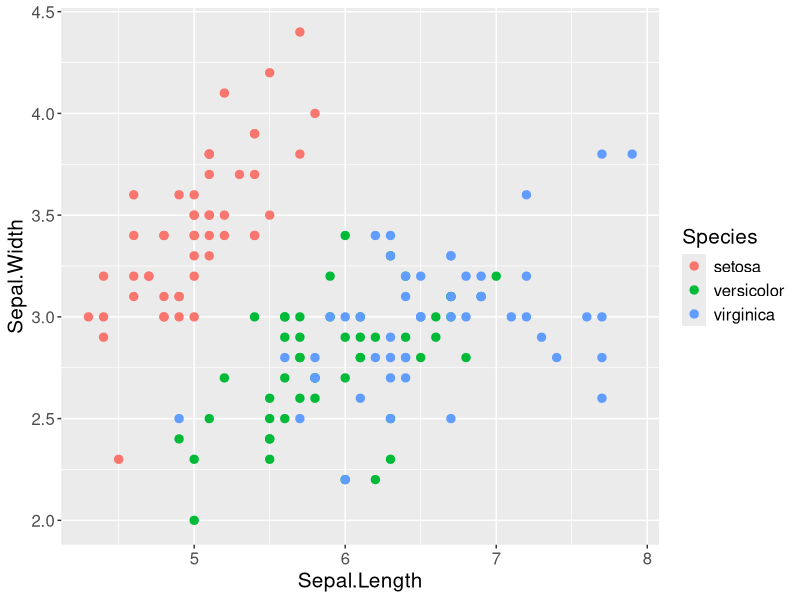
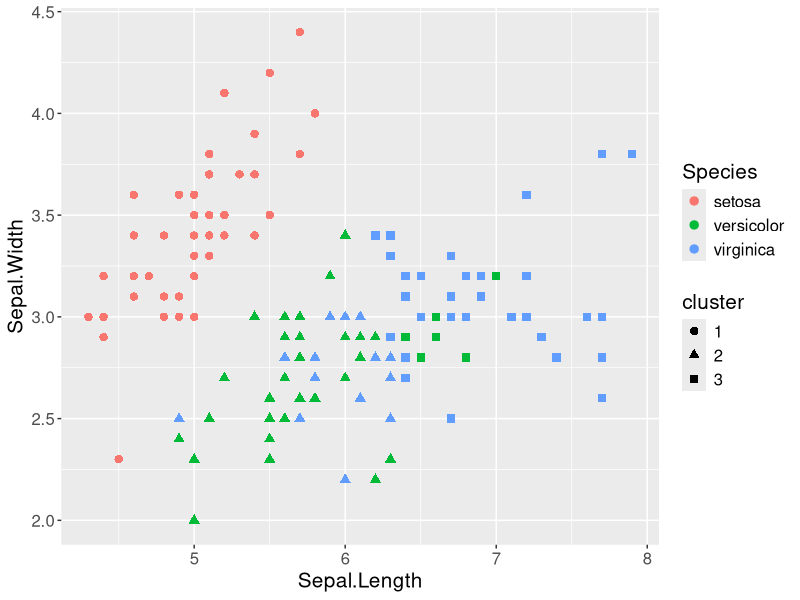
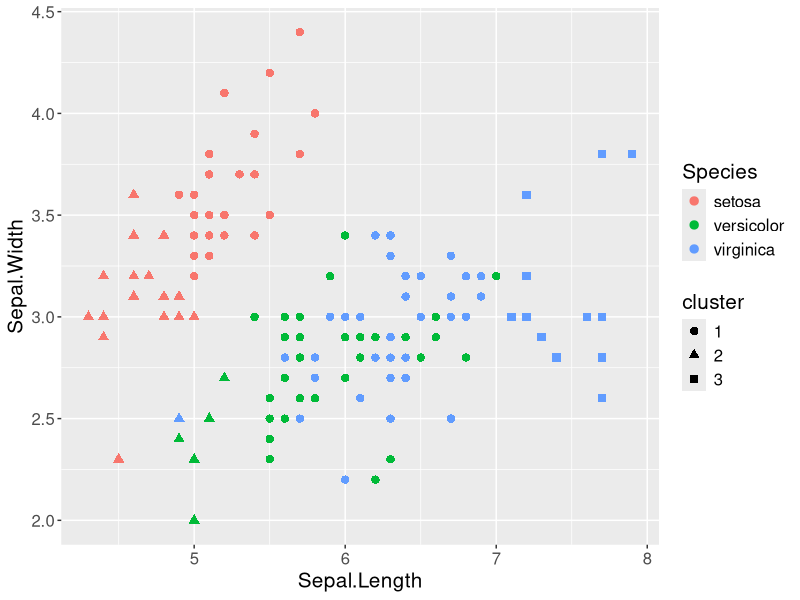

The R source for these figures, in order:
## ---- chunk 1
library(ggplot2)
library(fpc)
data(iris)
ggplot(data = iris, aes(x = Sepal.Length, y = Sepal.Width)) + 
        geom_point(aes(colour = Species),size=2.5)+
        theme(text = element_text(size = 15))
## ---- chunk 2
k <- 3
km <- kmeans(iris[,1:2],k)
cluster <- factor(km$cluster)
ggplot(data = iris, aes(x = Sepal.Length, y = Sepal.Width)) + 
        geom_point(aes(colour = Species,shape=cluster),size=2.5)+
        theme(text = element_text(size = 15))
## ---- chunk 3
k <- 3
hc <- hclust(dist(iris[,1:2]))
hc_cut <- cutree(hc, k)
cluster <- factor(hc_cut)
ggplot(data = iris, aes(x = Sepal.Length, y = Sepal.Width)) + 
        geom_point(aes(colour = Species,shape=cluster),size=2.5)+
        theme(text = element_text(size = 15))
